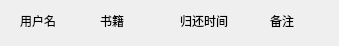
<?xml version="1.0" encoding="UTF-8"?>
<ui version="4.0">
 <class>itemform7</class>
 <widget class="QWidget" name="itemform7">
  <property name="geometry">
   <rect>
    <x>0</x>
    <y>0</y>
    <width>339</width>
    <height>46</height>
   </rect>
  </property>
  <property name="windowTitle">
   <string>Form</string>
  </property>
  <widget class="QLabel" name="label">
   <property name="geometry">
    <rect>
     <x>20</x>
     <y>10</y>
     <width>71</width>
     <height>21</height>
    </rect>
   </property>
   <property name="text">
    <string>用户名</string>
   </property>
  </widget>
  <widget class="QLabel" name="label_2">
   <property name="geometry">
    <rect>
     <x>100</x>
     <y>10</y>
     <width>71</width>
     <height>21</height>
    </rect>
   </property>
   <property name="text">
    <string>书籍</string>
   </property>
  </widget>
  <widget class="QLabel" name="label_3">
   <property name="geometry">
    <rect>
     <x>180</x>
     <y>10</y>
     <width>71</width>
     <height>21</height>
    </rect>
   </property>
   <property name="text">
    <string>归还时间</string>
   </property>
  </widget>
  <widget class="QLabel" name="label_4">
   <property name="geometry">
    <rect>
     <x>270</x>
     <y>10</y>
     <width>72</width>
     <height>21</height>
    </rect>
   </property>
   <property name="text">
    <string>备注</string>
   </property>
  </widget>
 </widget>
 <resources/>
 <connections/>
</ui>
